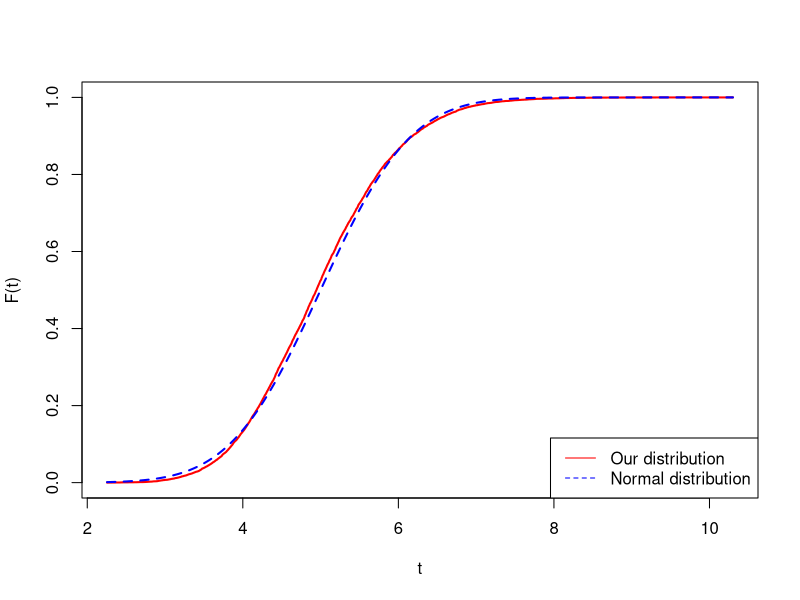
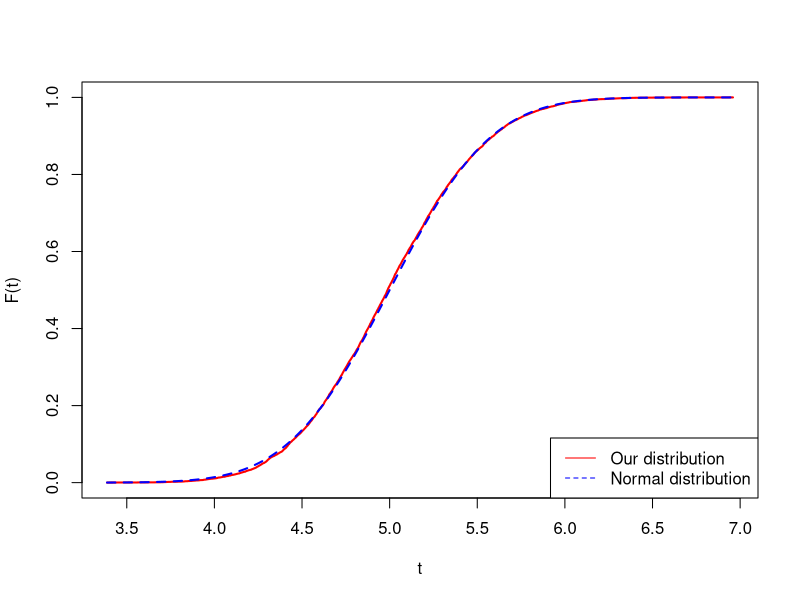
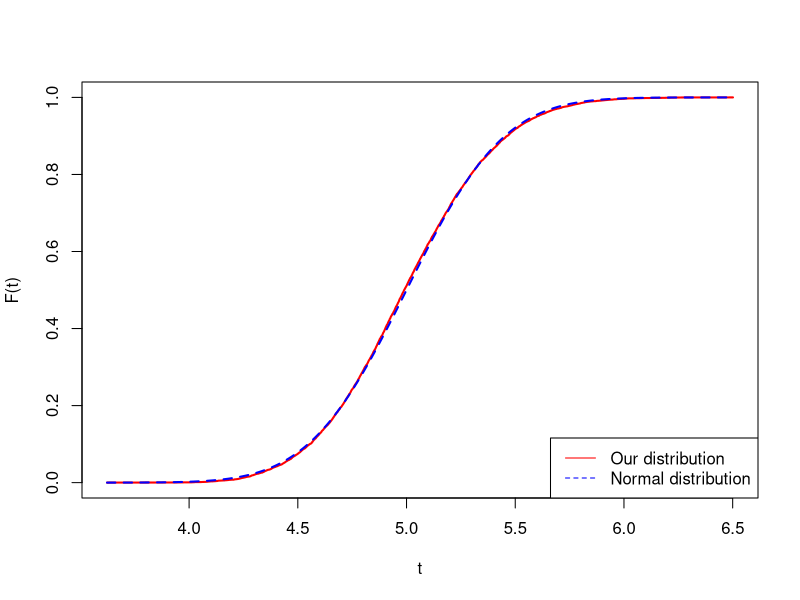

The R source for these figures, in order:
## ---- chunk 1
set.seed(42)

total_apples <- 24
n_red_apples <- 4
n_non_red_apples <- total_apples - n_red_apples
n_boxes <- 4
n_simulations <- 10000

red_apples_distribution <- integer()
## ---- chunk 2
sim.apples <- function(n_red_apples, n_non_red_apples, n_boxes) {
  apples <- c(rep(1, n_red_apples), rep(0, n_non_red_apples))
  shuffled_apples <- sample(apples)
  
  boxes <- matrix(shuffled_apples, nrow=n_boxes)
  red_apples_per_box <- apply(boxes, 1, sum)
  
  all(red_apples_per_box >= 1)
}
## ---- chunk 3
prob.apples <- function(n_simulations, n_red_apples, n_non_red_apples, n_boxes) {
  res <- replicate(n_simulations, sim.apples(n_red_apples, n_non_red_apples, n_boxes))
  sum(res) / length(res)
}
## ---- chunk 4
approx_probability <- prob.apples(n_simulations, n_red_apples, n_non_red_apples, n_boxes)
print(approx_probability)
## ---- chunk 5
set.seed(42)

lambda <- 1/5
n_values <- c(30, 120, 200)
n_simulation <- 10000
## ---- chunk 6
sim.n <- function(n, n_simulation, lambda) {
  average_x <- numeric(n_simulation)
  
  for (i in 1:n_simulation) {
    x <- rexp(n, rate=lambda)
    average_x[i] <- mean(x)
  }

  list(t_values = sort(average_x), 
       F_hat_values = seq_along(average_x) / n_simulation)
}
## ---- chunk 7
plot.n <- function(n, sim_res) {
  plot(sim_res$t_values, sim_res$F_hat_values, type="l",
       xlab="t", ylab="F(t)",
       col="red", lwd=2)

  F_values <- pnorm(sim_res$t_values, mean=5, sd=5/sqrt(n))
  lines(sim_res$t_values, F_values, col="blue", lwd=2, lty="dashed")

  legend("bottomright", legend=c("Our distribution", "Normal distribution"),
         col=c("red", "blue"), lty=c(1,2))
}
## ---- chunk 8
plot.simulation <- function(n_values, n_simulation, lambda) {
  for (n in n_values) {
    sim_res <- sim.n(n, n_simulation, lambda)
    plot.n(n, sim_res)
  }
}

plot.simulation(n_values, n_simulation, lambda)
